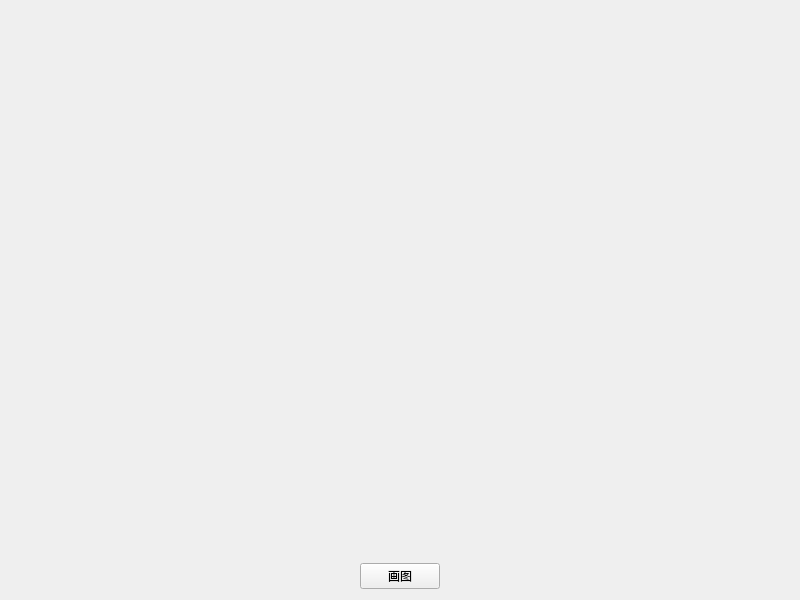
<?xml version="1.0" encoding="UTF-8"?>
<ui version="4.0">
 <class>Widget</class>
 <widget class="QWidget" name="Widget">
  <property name="geometry">
   <rect>
    <x>0</x>
    <y>0</y>
    <width>800</width>
    <height>600</height>
   </rect>
  </property>
  <property name="windowTitle">
   <string>Widget</string>
  </property>
  <layout class="QGridLayout" name="gridLayout">
   <item row="1" column="3">
    <spacer name="horizontalSpacer_2">
     <property name="orientation">
      <enum>Qt::Horizontal</enum>
     </property>
     <property name="sizeHint" stdset="0">
      <size>
       <width>336</width>
       <height>20</height>
      </size>
     </property>
    </spacer>
   </item>
   <item row="1" column="1">
    <spacer name="horizontalSpacer">
     <property name="orientation">
      <enum>Qt::Horizontal</enum>
     </property>
     <property name="sizeHint" stdset="0">
      <size>
       <width>336</width>
       <height>20</height>
      </size>
     </property>
    </spacer>
   </item>
   <item row="1" column="2">
    <widget class="QPushButton" name="pushButton">
     <property name="text">
      <string>画图</string>
     </property>
    </widget>
   </item>
   <item row="0" column="1">
    <spacer name="verticalSpacer">
     <property name="orientation">
      <enum>Qt::Vertical</enum>
     </property>
     <property name="sizeHint" stdset="0">
      <size>
       <width>20</width>
       <height>40</height>
      </size>
     </property>
    </spacer>
   </item>
  </layout>
 </widget>
 <resources/>
 <connections/>
</ui>
